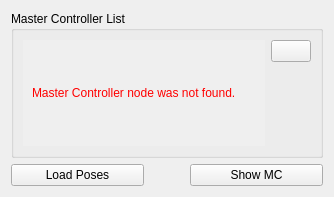
<?xml version="1.0" encoding="UTF-8"?>
<ui version="4.0">
 <class>mainDialog</class>
 <widget class="QWidget" name="mainDialog">
  <property name="geometry">
   <rect>
    <x>0</x>
    <y>0</y>
    <width>334</width>
    <height>197</height>
   </rect>
  </property>
  <property name="windowTitle">
   <string>Master Controller : Load Poses on Selected Frames</string>
  </property>
  <layout class="QVBoxLayout" name="verticalLayout">
   <item>
    <widget class="QGroupBox" name="listBox">
     <property name="title">
      <string>Master Controller List</string>
     </property>
     <property name="flat">
      <bool>false</bool>
     </property>
     <layout class="QHBoxLayout" name="horizontalLayout_2">
      <item>
       <widget class="QScrollArea" name="scrollArea">
        <property name="autoFillBackground">
         <bool>false</bool>
        </property>
        <property name="styleSheet">
         <string notr="true">QScrollArea{ border: 0px; padding: 0px }</string>
        </property>
        <property name="widgetResizable">
         <bool>true</bool>
        </property>
        <widget class="QWidget" name="scrollAreaLayout">
         <property name="geometry">
          <rect>
           <x>0</x>
           <y>0</y>
           <width>256</width>
           <height>115</height>
          </rect>
         </property>
         <property name="styleSheet">
          <string notr="true">QAbstractScrollArea {  align: top;  }</string>
         </property>
         <layout class="QVBoxLayout" name="verticalLayout_3">
          <item>
           <widget class="QLabel" name="scrollAreaLabel">
            <property name="enabled">
             <bool>true</bool>
            </property>
            <property name="styleSheet">
             <string notr="true">QLabel{ color: red }</string>
            </property>
            <property name="text">
             <string>Master Controller node was not found.</string>
            </property>
           </widget>
          </item>
         </layout>
        </widget>
       </widget>
      </item>
      <item>
       <layout class="QVBoxLayout" name="verticalLayout_2">
        <item>
         <widget class="QPushButton" name="reloadButton">
          <property name="toolTip">
           <string>Reload Master Controller List</string>
          </property>
          <property name="text">
           <string/>
          </property>
         </widget>
        </item>
        <item>
         <spacer name="verticalSpacer">
          <property name="orientation">
           <enum>Qt::Vertical</enum>
          </property>
          <property name="sizeHint" stdset="0">
           <size>
            <width>20</width>
            <height>40</height>
           </size>
          </property>
         </spacer>
        </item>
       </layout>
      </item>
     </layout>
    </widget>
   </item>
   <item>
    <layout class="QHBoxLayout" name="buttomLayout" stretch="0,0,0">
     <item>
      <widget class="QPushButton" name="loadButton">
       <property name="toolTip">
        <string>Load Poses on Selected Frames</string>
       </property>
       <property name="text">
        <string>Load Poses</string>
       </property>
      </widget>
     </item>
     <item>
      <spacer name="horizontalSpacer">
       <property name="orientation">
        <enum>Qt::Horizontal</enum>
       </property>
       <property name="sizeType">
        <enum>QSizePolicy::Minimum</enum>
       </property>
       <property name="sizeHint" stdset="0">
        <size>
         <width>40</width>
         <height>20</height>
        </size>
       </property>
      </spacer>
     </item>
     <item>
      <widget class="QPushButton" name="showButton">
       <property name="toolTip">
        <string>Show Selected Master Controllers' Widget</string>
       </property>
       <property name="text">
        <string>Show MC</string>
       </property>
      </widget>
     </item>
    </layout>
   </item>
  </layout>
 </widget>
 <resources/>
 <connections/>
</ui>
